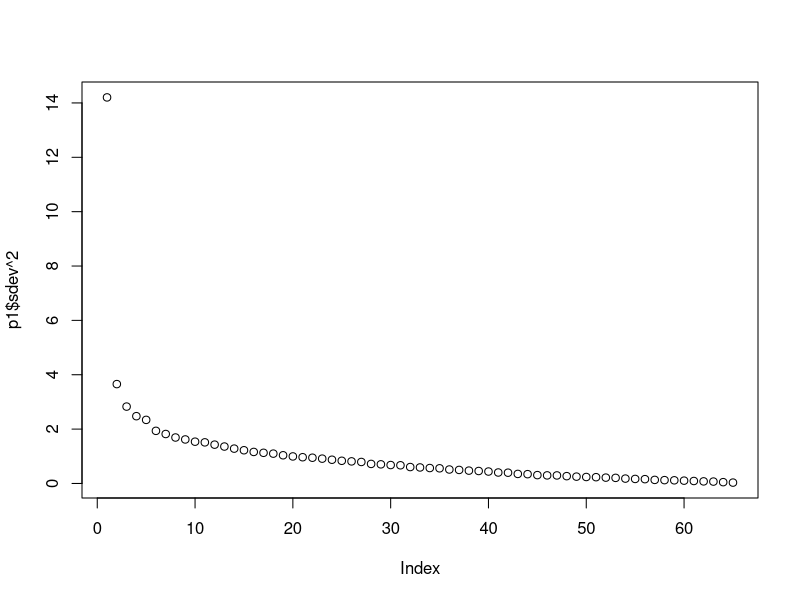
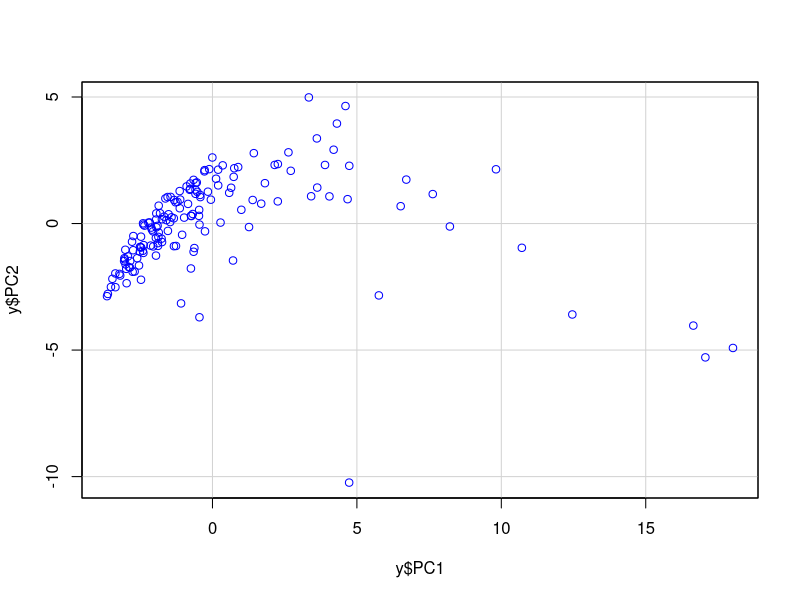

R code for these plots, in order:
## ---- chunk 1
MyData <- read.csv(file="buda535_q_data.csv", header=TRUE, sep=",")
MyData <- as.data.frame(MyData)

#Removing demographic data
SubsetData <- subset(MyData, select=c(27:91))
## ---- chunk 2
#Principle Component Analysis (PCA)
(p1<-prcomp(SubsetData, scale=TRUE))
summary(p1)
names(p1)

#Generating Scree Plot
plot(p1$sdev^2)
## ---- chunk 3
#Generating PCA Scatter Plot
library(car)
y<-as.data.frame(p1$x)
scatterplot(y$PC1, y$PC2, smooth=FALSE, reg=FALSE, box=F, id.n=5)
p1$rotation[,1:2]
## ---- chunk 4
(f1<-factanal(scale(SubsetData), factors=2, rotation="none"))
